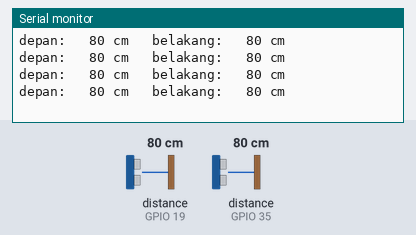
A sketch run on a simulated ESP32. Shown: the last lines printed to the serial monitor. Wiring (inferred from the names in the program): 2 × ultrasonic range finder: trigger GPIO 14, echo GPIO 35 / trigger GPIO 18, echo GPIO 19. Inputs (shaded band) come from the test bench; at power-on: distance to the obstacle (sensors on GPIO 19, GPIO 35) 80 cm. The echo pulse lasts 58.3 µs per cm.

Above: at 1.2 s.
1.3 s: distance to the obstacle (sensor on GPIO 19) set to 2 cm
At 1.68 s:
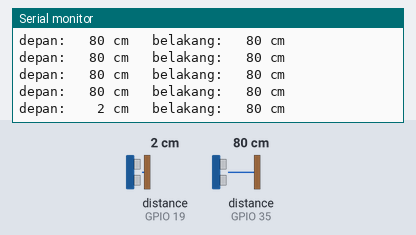
3.6 s: distance to the obstacle (sensor on GPIO 35) set to 2 cm
At 4.09 s:
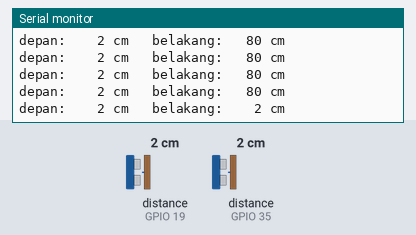
6.0 s: distance to the obstacle (sensor on GPIO 19) set to 18 cm
At 6.48 s:
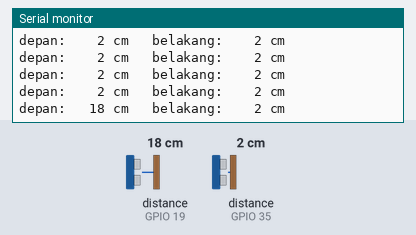
8.4 s: distance to the obstacle (sensor on GPIO 35) set to 120 cm
At 8.89 s:
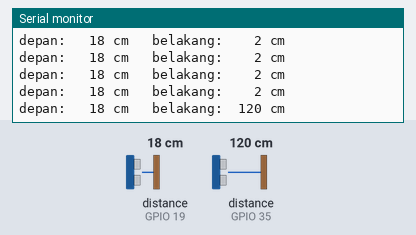
10.8 s: distance to the obstacle (sensor on GPIO 19) set to 4 cm
At 11.33 s:
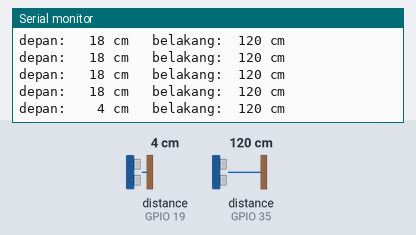
13.2 s: distance to the obstacle (sensor on GPIO 19) set to 120 cm
At 13.78 s:
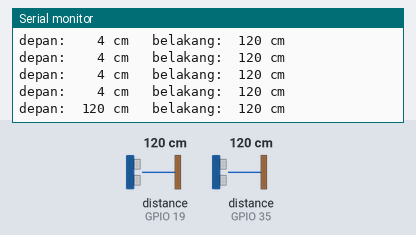

The sketch:

tes_jarak.ino
```cpp
// TES SENSOR JARAK: cetak jarak depan dan belakang dalam cm.
#define TRIG_D 18
#define ECHO_D 19
#define TRIG_B 14
#define ECHO_B 35

int jarak(int trig, int echo) {
  digitalWrite(trig, LOW);  delayMicroseconds(3);
  digitalWrite(trig, HIGH); delayMicroseconds(10);
  digitalWrite(trig, LOW);
  unsigned long d = pulseIn(echo, HIGH, 25000UL);   // tunggu maks 25 ms (~4 m)
  return d ? d / 58 : -1;                            // -1 = tidak ada pantulan
}

void setup() {
  Serial.begin(115200);
  pinMode(TRIG_D, OUTPUT); pinMode(ECHO_D, INPUT);
  pinMode(TRIG_B, OUTPUT); pinMode(ECHO_B, INPUT);
}

void loop() {
  int d = jarak(TRIG_D, ECHO_D);
  delay(40);                                         // jeda supaya gema sensor depan tidak terbaca sensor belakang
  int b = jarak(TRIG_B, ECHO_B);
  Serial.printf("depan: %4d cm   belakang: %4d cm\n", d, b);
  delay(300);
}
```

Measured:
- after the input at 1.3 s, the serial monitor: prints a new line after 0.15 s (image 1)
- after the input at 3.6 s, the serial monitor: prints a new line after 0.26 s (image 2)
- after the input at 6.0 s, the serial monitor: prints a new line after 0.26 s (image 3)
- after the input at 8.4 s, the serial monitor: prints a new line after 0.26 s (image 4)
- after the input at 10.8 s, the serial monitor: prints a new line after 0.30 s (image 5)
- after the input at 13.2 s, the serial monitor: prints a new line after 0.35 s (image 6)
